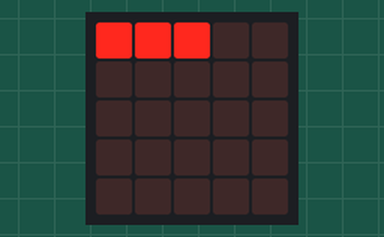
A program run on a simulated BBC micro:bit (MakeCode). Parts: the board's 5×5 LED display.

Above: at 0.05 s.
At 0.75 s:
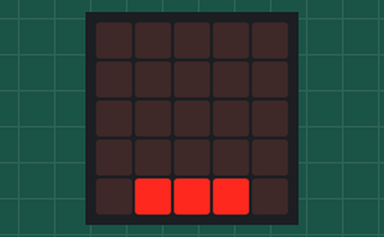
At 1.15 s:
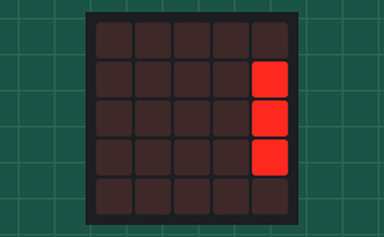
At 1.56 s:
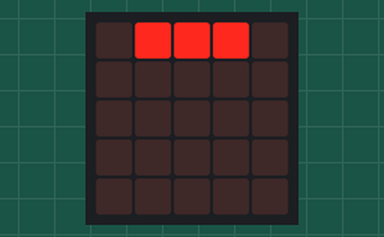
At 1.97 s:
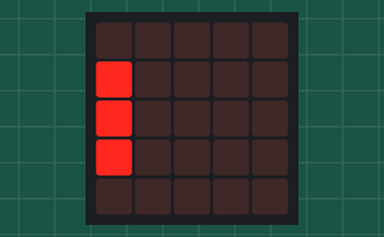

Measured:
- by itself, everything shown: repeats every 1.6 s, in 16 steps

The program:

main.ts
```typescript
basic.forever(function () {
    led.plot(0, 0)
    led.plot(1, 0)
    led.plot(2, 0)
    basic.pause(100)
    led.unplot(0, 0)
    led.unplot(1, 0)
    led.unplot(2, 0)
    led.plot(0, 1)
    led.plot(0, 0)
    led.plot(1, 0)
    basic.pause(100)
    led.unplot(0, 1)
    led.unplot(1, 0)
    led.unplot(2, 0)
    led.plot(0, 2)
    led.plot(0, 1)
    led.plot(0, 0)
    basic.pause(100)
    led.unplot(0, 2)
    led.unplot(0, 1)
    led.unplot(0, 0)
    led.plot(0, 3)
    led.plot(0, 2)
    led.plot(0, 1)
    basic.pause(100)
    led.unplot(0, 3)
    led.unplot(0, 2)
    led.unplot(0, 1)
    led.plot(0, 4)
    led.plot(0, 3)
    led.plot(0, 2)
    basic.pause(100)
    led.unplot(0, 4)
    led.unplot(0, 3)
    led.unplot(0, 2)
    led.plot(1, 4)
    led.plot(0, 4)
    led.plot(0, 3)
    basic.pause(100)
    led.unplot(1, 4)
    led.unplot(0, 4)
    led.unplot(0, 3)
    led.plot(2, 4)
    led.plot(1, 4)
    led.plot(0, 4)
    basic.pause(100)
    led.unplot(2, 4)
    led.unplot(1, 4)
    led.unplot(0, 4)
    led.plot(3, 4)
    led.plot(2, 4)
    led.plot(1, 4)
    basic.pause(100)
    led.unplot(3, 4)
    led.unplot(2, 4)
    led.unplot(1, 4)
    led.plot(4, 4)
    led.plot(3, 4)
    led.plot(2, 4)
    basic.pause(100)
    led.unplot(4, 4)
    led.unplot(3, 4)
    led.unplot(2, 4)
    led.plot(4, 3)
    led.plot(4, 4)
    led.plot(3, 4)
    basic.pause(100)
    led.unplot(4, 3)
    led.unplot(4, 4)
    led.unplot(3, 4)
    led.plot(4, 2)
    led.plot(4, 3)
    led.plot(4, 4)
    basic.pause(100)
    led.unplot(4, 2)
    led.unplot(4, 3)
    led.unplot(4, 4)
    led.plot(4, 1)
    led.plot(4, 2)
    led.plot(4, 3)
    basic.pause(100)
    led.unplot(4, 1)
    led.unplot(4, 2)
    led.unplot(4, 3)
    led.plot(4, 0)
    led.plot(4, 1)
    led.plot(4, 2)
    basic.pause(100)
    led.unplot(4, 0)
    led.unplot(4, 1)
    led.unplot(4, 2)
    led.plot(3, 0)
    led.plot(4, 0)
    led.plot(4, 1)
    basic.pause(100)
    led.unplot(3, 0)
    led.unplot(4, 0)
    led.unplot(4, 1)
    led.plot(2, 0)
    led.plot(3, 0)
    led.plot(4, 0)
    basic.pause(100)
    led.unplot(2, 0)
    led.unplot(3, 0)
    led.unplot(4, 0)
    led.plot(1, 0)
    led.plot(2, 0)
    led.plot(3, 0)
    basic.pause(100)
    led.unplot(1, 0)
    led.unplot(2, 0)
    led.unplot(3, 0)
})
```

test.ts
```typescript
// les tests vont ici ; cela ne sera pas compilé si ce paquet est utilisé en tant qu'extension.
```
